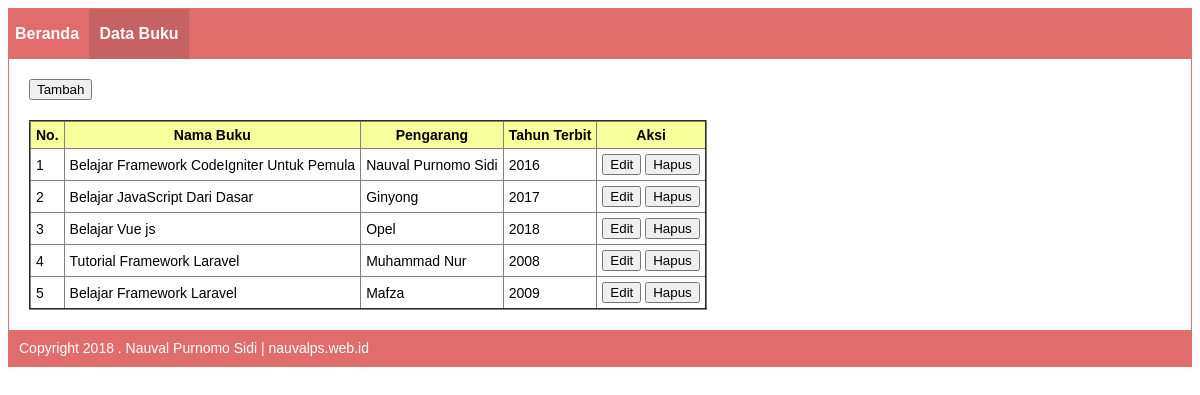
The app's page /index.php/buku with its own data.
### tables this page shows
CREATE TABLE `tb_buku` (
  `kode_buku` int(10) NOT NULL,
  `nama_buku` varchar(50) NOT NULL,
  `pengarang` varchar(50) NOT NULL,
  `tahun_terbit` int(4) NOT NULL
);

### application/controllers/Buku.php (called while the page is built, shortened)
<?php
class Buku extends CI_Controller {
	function __construct() {
		$this->load->model('model_buku');
	}
	public function index() {
		$sql = $this->model_buku->get();
		$data = $sql->result();
		$data['header'] = 'Tampil Data Buku';
		$data['buku'] = $sql->result();
		$this->load->view('_header', $data);
		$this->load->view('tampil_buku', $data);
		$this->load->view('_footer');
	}
}

### index.php (called while the page is built, shortened)
<?php
require_once BASEPATH.'core/CodeIgniter.php';

### application/models/Model_buku.php (called while the page is built, shortened)
<?php
class Model_buku extends CI_Model
{
	public function get($id = null) {
		$this->db->select('*');
		$this->db->from('tb_buku');
		$query = $this->db->get();
		return $query;
	}
}
?>

### application/views/tampil_buku.php (the view)
<!DOCTYPE html>
<html>
<head>
</head>
<body>
</body>
</html>
<div style="margin-bottom: 20px;">
<a href="<?=site_url('buku/add');?>"><button class="btn-tambah">Tambah</button></a>
</div>
<table class="data" border="2">
	<tr>
		<th>No.</th>
		<th>Nama Buku</th>
		<th>Pengarang</th>
		<th>Tahun Terbit</th>
		<th>Aksi</th>
	</tr>
	<?php
	$no = 1;
	foreach ($buku as $b => $row) { ?>
		<tr>
			<td><?=$no++;?></td>
			<td><?=$row->nama_buku;?></td>
			<td><?=$row->pengarang;?></td>
			<td><?=$row->tahun_terbit;?></td>
			<td>
				<a href="<?=site_url('buku/edit/'.$row->kode_buku);?>"><button class="btn-edit">Edit</button></a>
				<a href="<?=site_url('buku/del/'.$row->kode_buku);?>" onclick="return confirm('Yakin Ingin Menghapus?')"><button class="btn-hapus">Hapus</button></a>
			</td>
		</tr>
		<?php
		}
		?>
</table>

### application/views/_header.php (style rules this page uses)
body { font-family: sans-serif; font-size: 14px; }
table.data { border-collapse: collapse; }
table.data th { background-color: #f7ff9b; }
table.data th, table.data td { padding: 5px; }
.btn-tambah, .btn-edit, .btn-hapus { cursor: pointer; }

### records on screen
tb_buku: nama_buku "Belajar Framework CodeIgniter Untuk Pemula", pengarang "Nauval Purnomo Sidi", tahun_terbit "2016"
tb_buku: nama_buku "Belajar JavaScript Dari Dasar", pengarang "Ginyong", tahun_terbit "2017"
tb_buku: nama_buku "Belajar Vue js", pengarang "Opel", tahun_terbit "2018"
tb_buku: nama_buku "Tutorial Framework Laravel", pengarang "Muhammad Nur", tahun_terbit "2008"
tb_buku: nama_buku "Belajar Framework Laravel", pengarang "Mafza", tahun_terbit "2009"
